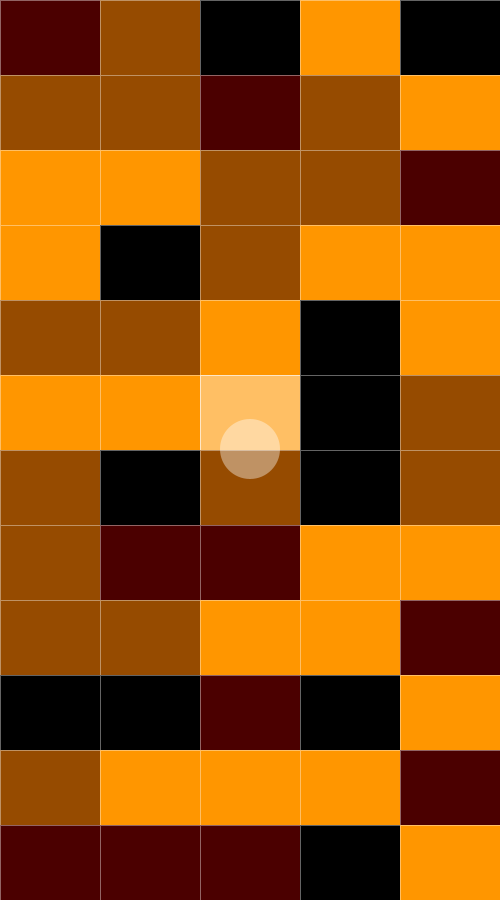
Frame 1 (no input)
Frame 60 (the mouse pressed at the canvas centre just before this capture): identical to frame 1, image omitted
Frame 120 (the mouse held since frame 60 and released just before this capture): identical to frame 1, image omitted

The Processing sketch that drew this single still picture (run headless with seeded random() and noise(); from frame 60 on, the mouse is pressed at the canvas centre):

// Processing sketch: VibrationField
// ── VibrationField.pde

int tilesW = 5;
int tilesH = 12;
int playerWidth = 60;

Player player;
Tile[][] tiles = new Tile[tilesH][tilesW];
int tileWidth, tileHeight;

void setup() {
  size(500, 900);
  smooth();
  noStroke();

  player = new Player(width/2, height/2-1, playerWidth, color(255, 100));

  tileWidth = width/tilesW;
  tileHeight = height/tilesH;

  for (int y=0; y<tilesH; y++) {
    for (int x=0; x<tilesW; x++) {
      // x and y position of upper-left corner onscreen, width/height, and tile code
      tiles[y][x] = new Tile(x*tileWidth, y*tileHeight, tileWidth, tileHeight, int(random(4)));
    }
  }
}

void draw() {

  stroke(255, 100);
  for (int y=0; y<tilesH; y++) {
    for (int x=0; x<tilesW; x++) {
      tiles[y][x].display(player);
    }
  }
  
  noStroke();
  player.display();
}

void mouseDragged() {
  player.update();
}


class Player {
  int x, y;
  int diameter;
  int radius;
  color fillColor;

  Player (int _x, int _y, int _diameter, color _c) {
    x = _x;
    y = _y;
    diameter = _diameter;
    radius = diameter/2;
    fillColor = _c;
  }

  void update() {
    if (mouseX > x-radius && mouseX < x+radius && mouseY > y-radius && mouseY < y+radius) {
      player.x = mouseX;
      player.y = mouseY;
    }
  }

  void display() {
    fill(fillColor);
    ellipse(x, y, diameter, diameter);
  }
}

class Tile {
  int x, y;    // screen x/y position of upper-left
  int w, h;
  color fillColor;

  Tile (int _x, int _y, int _w, int _h, int tileCode) {
    x = _x;
    y = _y;
    w = _w;
    h = _h;
    
    switch (tileCode) {
      case 0: fillColor = color(255,150,0); break;
      case 1: fillColor = color(150,75,0); break;
      case 2: fillColor = color(75,0,0); break;
      case 3: fillColor = color(0); break;
    }
    
  }

  void display(Player p) {
    fill(fillColor);
    rect(x, y, w, h);
    if (p.x > x && p.x < x+w && p.y > y && p.y < y+h) {
      fill(255, 100);
      rect(x, y, w, h);
    }
  }
}
